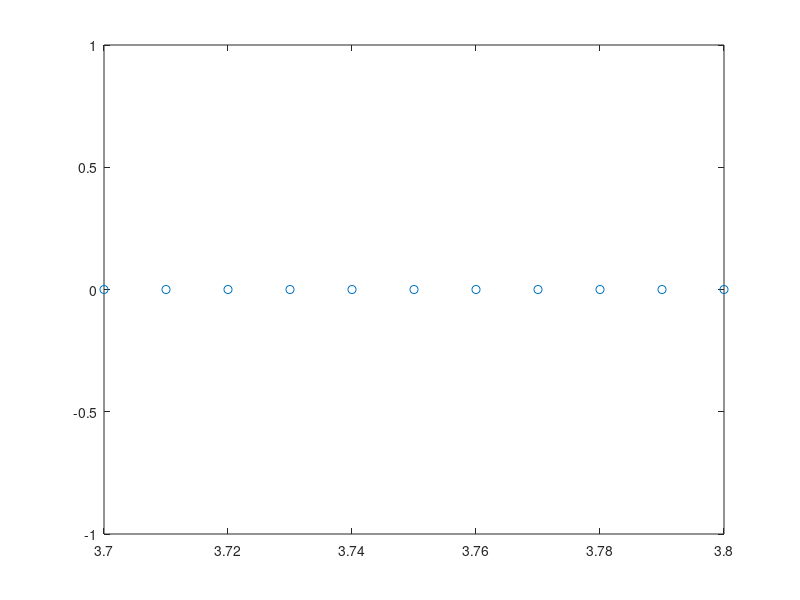

MATLAB code to generate this figure:

%% this is the first round of fitting information that is collecting information for 
% Gather all the dE files
files = dir('*EQ_dE.txt');
%f = "Tiss_rng_30_p0_3.8_EQ_dE.txt";
Lx = 353.553;
Ly = 353.553; % box len gth to normalize energy by
p0byrng = zeros(11,10); %matrix to stor fitted (non-averaged) moduli

for id = 1:length(files)
    [~, f,ext] = fileparts(files(id).name);

    namesplit = split(f, "_");
    rng = str2double(namesplit{3});
    p0 = str2double(namesplit{5});
    rngindex = rng / 10 - 10;
    
    % this part has to change for round 2
    p0index = round((p0-3.7)*100 + 1);
    
    %open dE files to read out values
    fid = fopen(strcat(f, ext), 'r');
    %fid = fopen(f,'r');
    formatSpec = '%f\t%f';
    sizeA = [2 10];
    A = fscanf(fid, formatSpec, sizeA);
    A = A';
    fxx = ones(size(A,1), 1) + A(:,1);
    strain = 1/4*( ( fxx.^4 + fxx.^(-4) ) - 2*( fxx.^2 + fxx.^(-2) ) + 2*ones(size(A,1),1) );
    if (size(A,1) > 5)
        [p,~] = polyfit(strain, A(:,2) / ( Lx * Ly ) ,1);
        p0byrng(p0index, rngindex ) = p(1); 
    end
    fclose(fid);
end
SM = zeros(11,1);
p0 = 3.7:0.01:3.8;
p0 = p0';
%now, we want to find averages for each row
for i = 1:size(p0byrng,1)
    row = p0byrng(i,:);
    if (length(find(row)) > 0)
        SM(i) = sum(row) / length(find(row));
    else
        SM(i) = 0;
    end
end
p0sm2 = horzcat(p0, SM);
save('smdata2.mat', 'p0sm2');
%save smdata p0byrng.mat
%%
plot(p0, 0.05*SM,'o')
